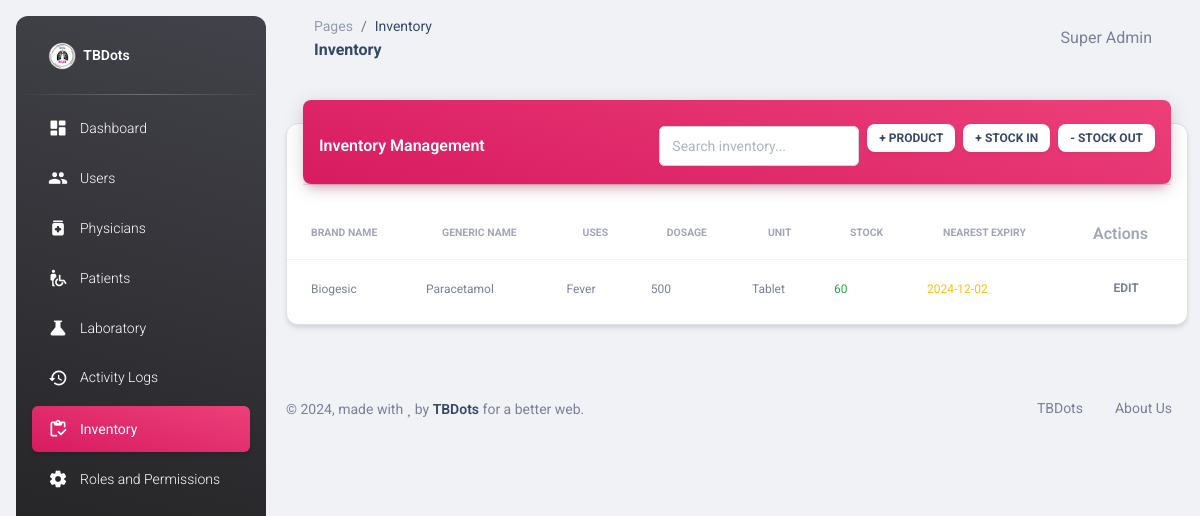
Page /inventory.php (signed in) on the committed database.
### tables this page shows
CREATE TABLE IF NOT EXISTS `products` (
  `id` int NOT NULL AUTO_INCREMENT,
  `brand_name` varchar(255) NOT NULL,
  `generic_name` varchar(255) NOT NULL,
  `uses` text,
  `dosage` varchar(255) DEFAULT NULL,
  `unit_of_measure` varchar(50) NOT NULL,
  `created_at` timestamp NULL DEFAULT CURRENT_TIMESTAMP,
  PRIMARY KEY (`id`)
);

### inventory.php (the view, shortened to what this page needs)
<?php
require_once "connection/db.php";
include_once('head.php');
$sql = "SELECT p.*,
        COALESCE(SUM(i.quantity), 0) as total_stock,
        MIN(i.expiration_date) as nearest_expiry,
        GROUP_CONCAT(
            CONCAT(i.batch_number, ':', i.quantity, ':', i.expiration_date)
            ORDER BY i.expiration_date ASC
            SEPARATOR '|'
        ) as batch_details
        FROM products p
        LEFT JOIN inventory i ON p.id = i.product_id
        GROUP BY p.id";
$products = $conn->query($sql);
?>
<body class="g-sidenav-show bg-gray-200">
    <?php include_once('sidebar.php'); ?>
    <main class="main-content position-relative max-height-vh-100 h-100 border-radius-lg">
        <?php include_once('navbar.php'); ?>
        <div class="container-fluid py-4">
            <div class="row">
                <div class="col-12">
                    <div class="card my-4">
                        <div class="card-header p-0 position-relative mt-n4 mx-3 z-index-2">
                            <div class="bg-gradient-primary shadow-primary border-radius-lg pt-4 pb-3">
                                <div class="d-flex justify-content-between align-items-center px-3">
                                    <h6 class="text-white text-capitalize mb-0">Inventory Management</h6>
                                    <div class="d-flex align-items-center gap-2">
                                        <div class="input-group input-group-outline bg-white rounded">
                                            <input type="text" id="searchInventory" class="form-control" placeholder="Search inventory...">
                                        </div>
                                        <button type="button" class="btn bg-white btn-sm" data-bs-toggle="modal" data-bs-target="#addProductModal">
                                            + Product
                                        </button>
                                        <button type="button" class="btn bg-white btn-sm" data-bs-toggle="modal" data-bs-target="#addInventoryModal">
                                            + Stock In
                                        </button>
                                        <button type="button" class="btn bg-white btn-sm" data-bs-toggle="modal" data-bs-target="#inventoryOutModal">
                                            - Stock Out
                                        </button>
                                    </div>
                                </div>
                            </div>
                        </div>
                        <div class="card-body px-0 pb-2">
                            <div class="table-responsive p-0">
                                <table class="table align-items-center mb-0" id="inventoryTable">
                                    <thead>
                                        <tr>
                                            <th class="text-uppercase text-secondary text-xxs font-weight-bolder opacity-7">Brand Name</th>
                                            <th class="text-uppercase text-secondary text-xxs font-weight-bolder opacity-7">Generic Name</th>
                                            <th class="text-uppercase text-secondary text-xxs font-weight-bolder opacity-7">Uses</th>
                                            <th class="text-uppercase text-secondary text-xxs font-weight-bolder opacity-7">Dosage</th>
                                            <th class="text-uppercase text-secondary text-xxs font-weight-bolder opacity-7">Unit</th>
                                            <th class="text-uppercase text-secondary text-xxs font-weight-bolder opacity-7">Stock</th>
                                            <th class="text-uppercase text-secondary text-xxs font-weight-bolder opacity-7">Nearest Expiry</th>
                                            <th class="text-secondary opacity-7">Actions</th>
                                        </tr>
                                    </thead>
                                    <tbody>
                                        <?php while($row = $products->fetch_assoc()): ?>
                                            <tr onclick="showProductDetails(<?php echo htmlspecialchars(json_encode($row)); ?>)" style="cursor: pointer;">
                                                <td class="ps-4"><span class="text-secondary text-xs"><?php echo htmlspecialchars($row['brand_name']); ?></span></td>
                                                <td><span class="text-secondary text-xs"><?php echo htmlspecialchars($row['generic_name']); ?></span></td>
                                                <td><span class="text-secondary text-xs"><?php echo htmlspecialchars($row['uses']); ?></span></td>
                                                <td><span class="text-secondary text-xs"><?php echo htmlspecialchars($row['dosage']); ?></span></td>
                                                <td><span class="text-secondary text-xs"><?php echo htmlspecialchars($row['unit_of_measure']); ?></span></td>
                                                <td>
                                                    <span class="text-xs <?php echo $row['total_stock'] < 10 ? 'stock-warning' : 'stock-ok'; ?>">
                                                        <?php echo $row['total_stock']; ?>
                                                    </span>
                                                </td>
                                                <td>
                                                    <span class="text-xs <?php echo ($row['nearest_expiry'] && strtotime($row['nearest_expiry']) < strtotime('+30 days')) ? 'expiry-warning' : ''; ?>">
                                                        <?php echo $row['nearest_expiry'] ? date('Y-m-d', strtotime($row['nearest_expiry'])) : 'N/A'; ?>
                                                    </span>
                                                </td>
                                                <td class="align-middle">
                                                    <button onclick='editProduct(<?php echo json_encode($row); ?>)' class="btn btn-link text-secondary mb-0">
                                                        <i class="fa fa-edit text-xs"></i> Edit
                                                    </button>
                                                </td>
                                            </tr>
                                        <?php endwhile; ?>
                                    </tbody>
                                </table>
                            </div>
                        </div>
                    </div>
                </div>
            </div>
        </div>
        <?php include_once('footer.php'); ?>
    </main>
</body>
</html>

### inventory.php (style rules this page uses)
.stock-ok { color: #28a745; }
.expiry-warning { color: #ffc107; }
.form-control { border: 1px solid #ced4da !important; background-color: #fff !important; padding: 0.375rem 0.75rem !important; }
.card { margin-bottom: 1.5rem; border: 1px solid #dee2e6; }
.card-header { background-color: #f8f9fa; padding: 0.75rem 1.25rem; border-bottom: 1px solid #dee2e6; }
.card-body { padding: 1.25rem; }
.btn.btn-sm { padding: 8px 12px !important; font-size: 12px !important; line-height: 1 !important; white-space: nowrap !important; min-width: fit-content !important; }
.btn.bg-white { color: #344767 !important; border: none !important; box-shadow: 0 2px 4px rgba(0,0,0,0.05) !important; }
.input-group-outline { min-width: 200px; max-width: 300px; flex: 1; }

### rows in the picture
products: brand_name "Biogesic", generic_name "Paracetamol", uses "Fever", dosage "500", unit_of_measure "Tablet", total_stock "60", nearest_expiry "2024-12-02"

### other values in the picture
str_replace('_', ' ', str_replace('.php', '', $page_name)) "Inventory"
$_SESSION['fullname'] "Super Admin"
